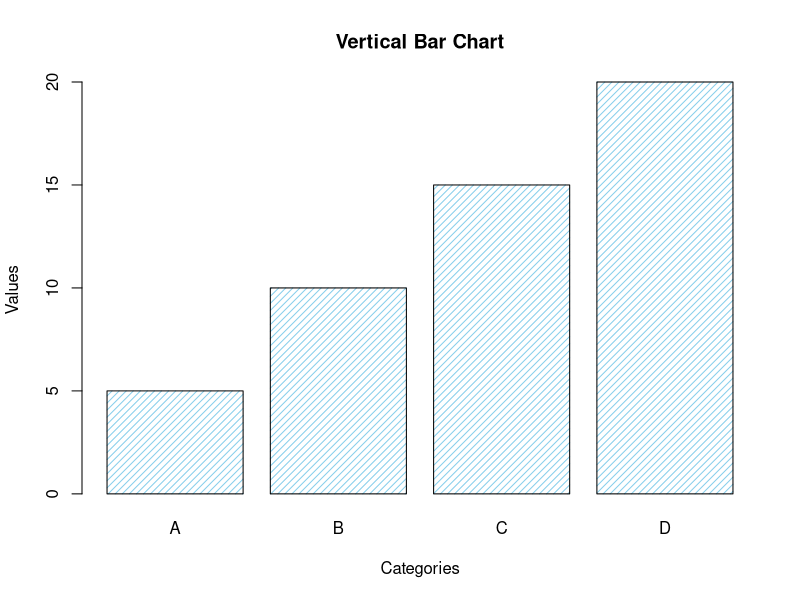
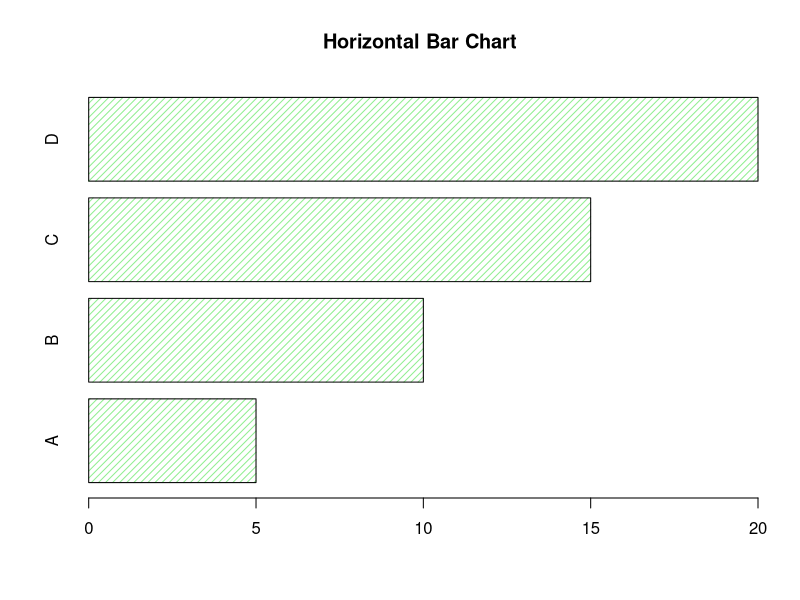

These figures' R source, in order:
# Program 19


# 19. Write an R program to create bar chart and implement
# a. Names.agr
# b. Color
# c. Density
# d. Width
# e. Horizontal bars


# Sample data
counts <- c(5, 10, 15, 20)
names <- c("A", "B", "C", "D")
# Vertical bar chart
barplot(counts,
names.arg = names,
col= "skyblue",
density = 20,
width = 0.5,
main = "Vertical Bar Chart",
xlab = "Categories",
ylab = "Values")
# Horizontal bar chart
barplot(counts,
names.arg = names,
col = "lightgreen",
density = 20,
width = 0.5,
main = "Horizontal Bar Chart",
horiz = TRUE)
